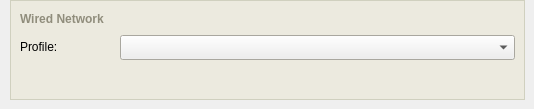
         <widget class="QWidget" name="widgetStackAdapterWiredPage" >
          <widget class="QFrame" name="dataFrameWiredNetwork" >
           <property name="geometry" >
            <rect>
             <x>10</x>
             <y>0</y>
             <width>515</width>
             <height>100</height>
            </rect>
           </property>
           <property name="minimumSize" >
            <size>
             <width>515</width>
             <height>100</height>
            </size>
           </property>
           <property name="maximumSize" >
            <size>
             <width>515</width>
             <height>100</height>
            </size>
           </property>
           <property name="palette" >
            <palette>
             <active>
              <colorrole role="WindowText" >
               <brush brushstyle="SolidPattern" >
                <color alpha="255" >
                 <red>208</red>
                 <green>208</green>
                 <blue>191</blue>
                </color>
               </brush>
              </colorrole>
              <colorrole role="Base" >
               <brush brushstyle="SolidPattern" >
                <color alpha="255" >
                 <red>255</red>
                 <green>255</green>
                 <blue>255</blue>
                </color>
               </brush>
              </colorrole>
              <colorrole role="Window" >
               <brush brushstyle="SolidPattern" >
                <color alpha="255" >
                 <red>236</red>
                 <green>234</green>
                 <blue>223</blue>
                </color>
               </brush>
              </colorrole>
             </active>
             <inactive>
              <colorrole role="WindowText" >
               <brush brushstyle="SolidPattern" >
                <color alpha="255" >
                 <red>208</red>
                 <green>208</green>
                 <blue>191</blue>
                </color>
               </brush>
              </colorrole>
              <colorrole role="Base" >
               <brush brushstyle="SolidPattern" >
                <color alpha="255" >
                 <red>255</red>
                 <green>255</green>
                 <blue>255</blue>
                </color>
               </brush>
              </colorrole>
              <colorrole role="Window" >
               <brush brushstyle="SolidPattern" >
                <color alpha="255" >
                 <red>236</red>
                 <green>234</green>
                 <blue>223</blue>
                </color>
               </brush>
              </colorrole>
             </inactive>
             <disabled>
              <colorrole role="WindowText" >
               <brush brushstyle="SolidPattern" >
                <color alpha="255" >
                 <red>119</red>
                 <green>119</green>
                 <blue>119</blue>
                </color>
               </brush>
              </colorrole>
              <colorrole role="Base" >
               <brush brushstyle="SolidPattern" >
                <color alpha="255" >
                 <red>236</red>
                 <green>234</green>
                 <blue>223</blue>
                </color>
               </brush>
              </colorrole>
              <colorrole role="Window" >
               <brush brushstyle="SolidPattern" >
                <color alpha="255" >
                 <red>236</red>
                 <green>234</green>
                 <blue>223</blue>
                </color>
               </brush>
              </colorrole>
             </disabled>
            </palette>
           </property>
           <property name="autoFillBackground" >
            <bool>true</bool>
           </property>
           <property name="frameShape" >
            <enum>QFrame::Box</enum>
           </property>
           <property name="frameShadow" >
            <enum>QFrame::Plain</enum>
           </property>
           <widget class="QLabel" name="headerWiredNetwork" >
            <property name="geometry" >
             <rect>
              <x>10</x>
              <y>10</y>
              <width>460</width>
              <height>18</height>
             </rect>
            </property>
            <property name="minimumSize" >
             <size>
              <width>460</width>
              <height>18</height>
             </size>
            </property>
            <property name="maximumSize" >
             <size>
              <width>460</width>
              <height>18</height>
             </size>
            </property>
            <property name="palette" >
             <palette>
              <active>
               <colorrole role="WindowText" >
                <brush brushstyle="SolidPattern" >
                 <color alpha="255" >
                  <red>144</red>
                  <green>141</green>
                  <blue>124</blue>
                 </color>
                </brush>
               </colorrole>
              </active>
              <inactive>
               <colorrole role="WindowText" >
                <brush brushstyle="SolidPattern" >
                 <color alpha="255" >
                  <red>144</red>
                  <green>141</green>
                  <blue>124</blue>
                 </color>
                </brush>
               </colorrole>
              </inactive>
              <disabled>
               <colorrole role="WindowText" >
                <brush brushstyle="SolidPattern" >
                 <color alpha="255" >
                  <red>119</red>
                  <green>119</green>
                  <blue>119</blue>
                 </color>
                </brush>
               </colorrole>
              </disabled>
             </palette>
            </property>
            <property name="font" >
             <font>
              <pointsize>9</pointsize>
              <weight>75</weight>
              <bold>true</bold>
             </font>
            </property>
            <property name="lineWidth" >
             <number>0</number>
            </property>
            <property name="text" >
             <string>Wired Network</string>
            </property>
            <property name="alignment" >
             <set>Qt::AlignLeading|Qt::AlignLeft|Qt::AlignVCenter</set>
            </property>
            <property name="margin" >
             <number>0</number>
            </property>
            <property name="indent" >
             <number>0</number>
            </property>
           </widget>
           <widget class="QComboBox" name="dataComboWiredNetworkProfile" >
            <property name="geometry" >
             <rect>
              <x>110</x>
              <y>35</y>
              <width>395</width>
              <height>25</height>
             </rect>
            </property>
            <property name="minimumSize" >
             <size>
              <width>395</width>
              <height>25</height>
             </size>
            </property>
            <property name="maximumSize" >
             <size>
              <width>395</width>
              <height>25</height>
             </size>
            </property>
            <property name="palette" >
             <palette>
              <active>
               <colorrole role="WindowText" >
                <brush brushstyle="SolidPattern" >
                 <color alpha="255" >
                  <red>0</red>
                  <green>0</green>
                  <blue>0</blue>
                 </color>
                </brush>
               </colorrole>
              </active>
              <inactive>
               <colorrole role="WindowText" >
                <brush brushstyle="SolidPattern" >
                 <color alpha="255" >
                  <red>0</red>
                  <green>0</green>
                  <blue>0</blue>
                 </color>
                </brush>
               </colorrole>
              </inactive>
              <disabled>
               <colorrole role="WindowText" >
                <brush brushstyle="SolidPattern" >
                 <color alpha="255" >
                  <red>119</red>
                  <green>119</green>
                  <blue>119</blue>
                 </color>
                </brush>
               </colorrole>
              </disabled>
             </palette>
            </property>
           </widget>
           <widget class="QLabel" name="labelComboWiredNetworkProfile" >
            <property name="geometry" >
             <rect>
              <x>10</x>
              <y>38</y>
              <width>50</width>
              <height>18</height>
             </rect>
            </property>
            <property name="minimumSize" >
             <size>
              <width>50</width>
              <height>18</height>
             </size>
            </property>
            <property name="maximumSize" >
             <size>
              <width>50</width>
              <height>18</height>
             </size>
            </property>
            <property name="palette" >
             <palette>
              <active>
               <colorrole role="WindowText" >
                <brush brushstyle="SolidPattern" >
                 <color alpha="255" >
                  <red>0</red>
                  <green>0</green>
                  <blue>0</blue>
                 </color>
                </brush>
               </colorrole>
              </active>
              <inactive>
               <colorrole role="WindowText" >
                <brush brushstyle="SolidPattern" >
                 <color alpha="255" >
                  <red>0</red>
                  <green>0</green>
                  <blue>0</blue>
                 </color>
                </brush>
               </colorrole>
              </inactive>
              <disabled>
               <colorrole role="WindowText" >
                <brush brushstyle="SolidPattern" >
                 <color alpha="255" >
                  <red>119</red>
                  <green>119</green>
                  <blue>119</blue>
                 </color>
                </brush>
               </colorrole>
              </disabled>
             </palette>
            </property>
            <property name="lineWidth" >
             <number>0</number>
            </property>
            <property name="text" >
             <string>Profile:</string>
            </property>
            <property name="indent" >
             <number>0</number>
            </property>
           </widget>
          </widget>
         </widget>
